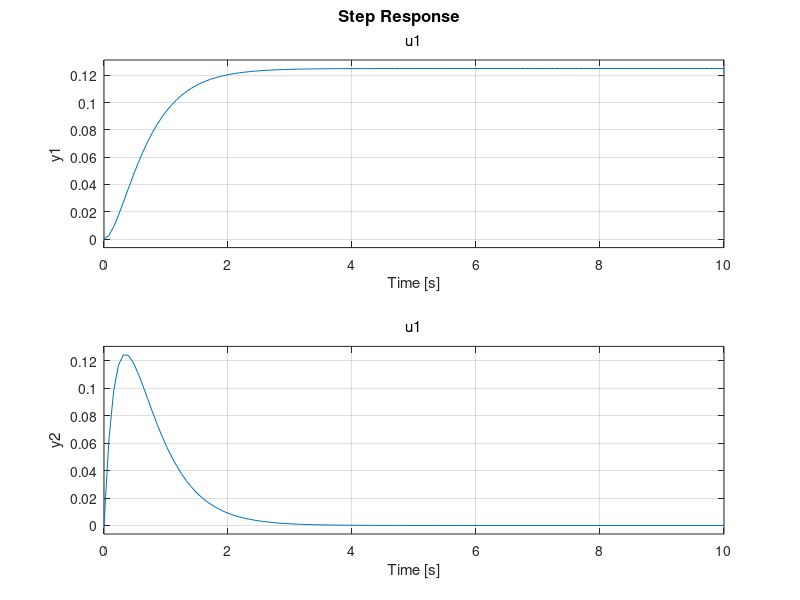
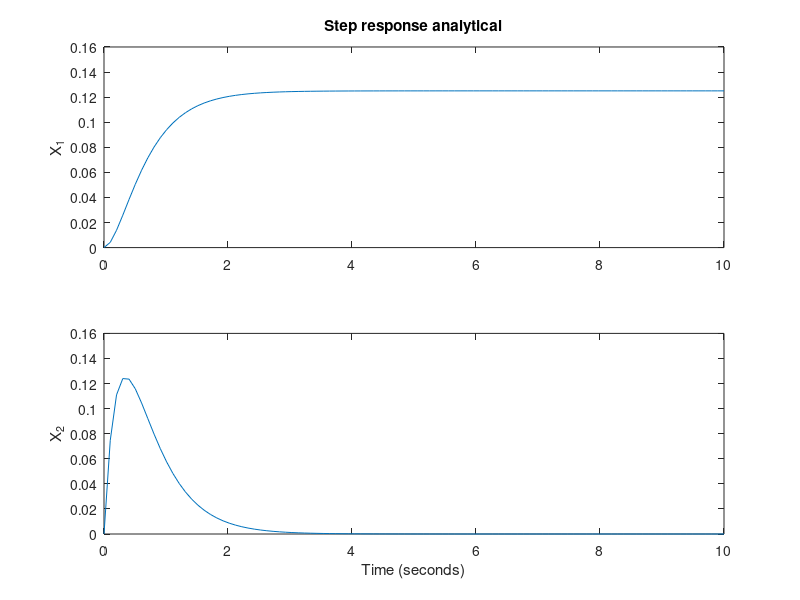

The MATLAB source for these figures, in order:
%% MECH 513-Control Systems
% Assignment 1 - Part 1, Question 7, NE 2.5 from Williams and Lawrence. 
% Vassili Korotkine 16/09/2018

close all;clear all;clc
A=[0,1;-8,-6]; B=[0;1];
C=eye(2); D=zeros(1,1);

mySys=ss(A,B,C,D);

figure(1)
step(mySys,10)

%Check against analytical
myT=linspace(0,10,100);
x1_an=arrayfun(@(t) 1/8*1-1/4*exp(-2*t)+1/8*exp(-4*t),myT);
x2_an=arrayfun(@(t) 0.5*exp(-2*t)-0.5*exp(-4*t), myT);

figure(2)
subplot(2,1,1)
plot(myT, x1_an)
ylabel('X_1')
title('Step response analytical')
subplot(2,1,2)
plot(myT, x2_an)
ylabel('X_2')
xlabel('Time (seconds)')



%%
clear all
A=[2,0;-1,1]; B=[1;-1];
C=[1,1]; D=zeros(1,1);

mySys=ss(A,B,C,D);

ctrb(mySys)